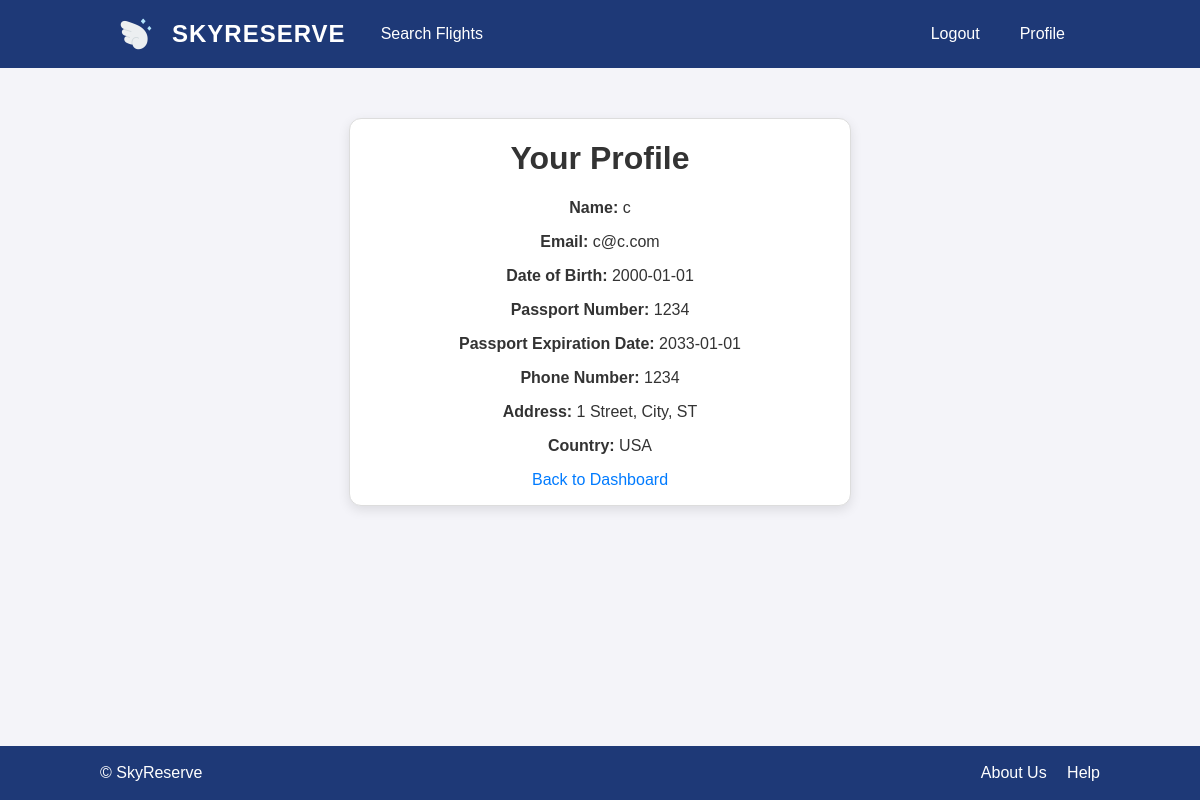
Screenshot of /profile (signed in) with the database file from the repository.
### tables this page shows
CREATE TABLE customer (
  email TEXT PRIMARY KEY,
  name TEXT,
  password TEXT NOT NULL,
  building_number TEXT,
  street TEXT,
  city TEXT,
  state TEXT,
  phone_number TEXT,
  passport_number TEXT,
  passport_expiration DATE,
  passport_country TEXT,
  date_of_birth DATE
);

### app.py (the view, shortened to what this page needs)
@app.route('/profile')
@login_required
def profile():
    user_email = session['user_email']
    conn = get_db_connection()
    cursor = get_cursor(conn, dictionary=True)
    try:
        q = """
            SELECT name, email, date_of_birth, passport_number,
                passport_expiration, phone_number,
                (building_number || ' ' || street || ', ' || city || ', ' || state) AS address,
                passport_country
            FROM customer
            WHERE email = %s
        """
        if IS_SQLITE: q = _adapt_query_for_sqlite(q)
        cursor.execute(q, (user_email,))
        user_details = cursor.fetchone()
        if not user_details:
            flash("Profile details not found. Please contact support.", "danger")
            return redirect(url_for('customer_dashboard'))
    finally:
        cursor.close()
        conn.close()
    return render_template('profile.html', user_details=user_details)

### app.py (called while the page is built, shortened)
def get_db_connection():
    if IS_SQLITE:
        conn = sqlite3.connect(DB_INFO["path"])
        conn.row_factory = sqlite3.Row
        return conn

def get_cursor(conn, dictionary=False):
    if IS_SQLITE:
        return conn.cursor()
    return conn.cursor(dictionary=dictionary)

def _adapt_query_for_sqlite(q: str) -> str:
    q = q.replace("`", "")
    return q.replace("%s", "?")

def login_required(f):
    @wraps(f)
    def decorated_function(*args, **kwargs):
        if 'user_email' not in session:
            flash('You must be logged in to view this page.', 'danger')
            return redirect(url_for('login'))
        return f(*args, **kwargs)
    return decorated_function

### templates/profile.html
{% extends 'base.html' %}
{% block content %}
<div class="auth-container">
    <div class="auth-card">
        <div class="container">
            <h1>Your Profile</h1>
            <p><strong>Name:</strong> {{ user_details['name'] }}</p>
            <p><strong>Email:</strong> {{ user_details['email'] }}</p>
            <p><strong>Date of Birth:</strong> {{ user_details['date_of_birth'] }}</p>
            <p><strong>Passport Number:</strong> {{ user_details['passport_number'] }}</p>
            <p><strong>Passport Expiration Date:</strong> {{ user_details['passport_expiration'] }}</p>
            <p><strong>Phone Number:</strong> {{ user_details['phone_number'] }}</p>
            <p><strong>Address:</strong> {{ user_details['address'] }}</p>
            <p><strong>Country:</strong> {{ user_details['passport_country'] }}</p>
            <a href="{{ url_for('customer_dashboard') }}" class="btn btn-primary"><p homepage-margin>Back to Dashboard</p></a>
        </div>
    </div>
</div>
{% endblock %}

### static/css/styles.css (style rules this page uses)
:root { --blue: #1e3977; --blue-cta: #007bff; --blue-cta-hover: #0056b3; --bg: #f4f4f9; --text: #333; --white: #fff; --border: #ddd; }
html, body { height: 100%; }
body { margin: 0; min-height: 100vh; display: flex; flex-direction: column; font-family: Arial, sans-serif; text-align: center; background-color: var(--bg); color: var(--text); }
h1, h2 { color: var(--text); }
a { color: var(--blue-cta); text-decoration: none; }
.auth-container { flex: 1; display: flex; justify-content: center; align-items: center; padding: 50px 0; }
.auth-card { display: flex; flex-direction: column; background: #fff; border: 1px solid #ddd; border-radius: 12px; box-shadow: 0 4px 12px rgba(0, 0, 0, 0.1); overflow: hidden; max-width: 500px; width: 100%; }

### rows the page displays
customer: name "c", email "c@c.com", date_of_birth "2000-01-01", passport_number "1234", passport_expiration "2033-01-01", phone_number "1234", passport_country "USA"

### other values shown
{{ user_details['address'] }} "1 Street, City, ST"
